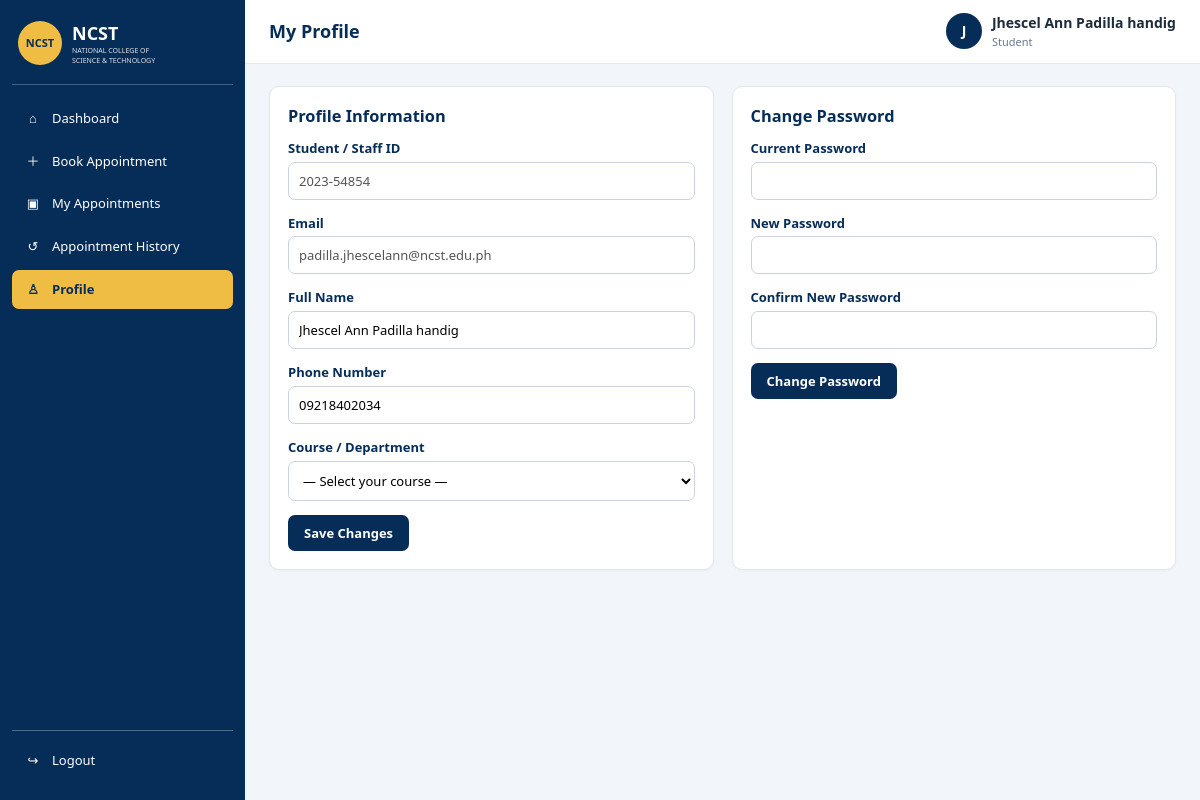
Screenshot of /profile.php (signed in) with the database file from the repository.
### tables this page shows
CREATE TABLE `users` (
  `id` int(255) NOT NULL,
  `student_id` varchar(10) NOT NULL,
  `full_name` varchar(100) NOT NULL,
  `email` varchar(150) NOT NULL,
  `phone` varchar(11) NOT NULL,
  `password` varchar(255) NOT NULL,
  `role` enum('student','supervisor','admin') NOT NULL DEFAULT 'student',
  `created_at` timestamp NOT NULL DEFAULT current_timestamp(),
  `status` enum('active','disabled') NOT NULL DEFAULT 'active',
  `course_id` int(11) DEFAULT NULL
);

### lib.php (called while the page is built, shortened)
<?php
require_once __DIR__ . "/auth.php";
function db_exec(mysqli $c, string $sql, string $types = '', array $p = []): mysqli_stmt
{
    $st = $c->prepare($sql);
    if ($types !== '') {
        $st->bind_param($types, ...$p);
    }
    $st->execute();
    return $st;
}
function db_rows(mysqli $c, string $sql, string $types = '', array $p = []): array
{
    $st = db_exec($c, $sql, $types, $p);
    $r = $st->get_result();
    $out = $r ? $r->fetch_all(MYSQLI_ASSOC) : [];
    return $out;
}
function db_row(mysqli $c, string $sql, string $types = '', array $p = []): ?array
{
    $r = db_rows($c, $sql, $types, $p);
    return $r[0] ?? null;
}

### auth.php (called while the page is built, shortened)
<?php
function e($value): string
{
    return htmlspecialchars((string)$value, ENT_QUOTES, 'UTF-8');
}

### profile.php (the view, shortened to what this page needs)
<?php
require_once __DIR__ . "/layout.php";
$uid = (int)$_SESSION['user_id'];
$isStudent = $_SESSION['role'] === 'student';
$u = db_row($conn, "SELECT * FROM users WHERE id = ?", 'i', [$uid]);
?>
<div class="two-col">
    <div class="card">
        <h3>Profile Information</h3>
        <form method="post" class="form-grid one">
            <label>Student / Staff ID <input type="text" value="<?php echo e($u['student_id']); ?>" disabled></label>
            <label>Email <input type="text" value="<?php echo e($u['email']); ?>" disabled></label>
            <label>Full Name <input type="text" name="full_name" value="<?php echo e($u['full_name']); ?>" required maxlength="100"></label>
            <label>Phone Number <input type="tel" name="phone" value="<?php echo e($u['phone']); ?>" maxlength="11" <?php echo $isStudent ? 'pattern="\d{11}" required' : ''; ?>></label>
            <?php if ($isStudent): ?>
            <label>Course / Department
                <select name="course_id"><option value="0">— Select your course —</option>
                </select></label>
            <?php endif; ?>
            <div><button class="btn btn-primary">Save Changes</button></div>
        </form>
    </div>
    <div class="card">
        <h3>Change Password</h3>
        <form method="post" class="form-grid one">
            <label>Current Password <input type="password" name="current_password" required></label>
            <label>New Password <input type="password" name="new_password" minlength="8" required></label>
            <label>Confirm New Password <input type="password" name="confirm_password" minlength="8" required></label>
            <div><button class="btn btn-primary">Change Password</button></div>
        </form>
    </div>
</div>

### app.css (style rules this page uses)
:root { --navy:#062d58;--navy2:#0b4a8a;--gold:#efbd43;--bg:#f2f5fa;--text:#1d2b3b;--muted:#6b7a8c;--line:#e2e8f0;--ok:#1e8e3e;--warn:#b7791f;--bad:#c53030;--card:#fff;--radius:10px }
* { box-sizing:border-box;margin:0;padding:0 }
body { font-family:'Segoe UI',Tahoma,Arial,sans-serif;background:var(--bg);color:var(--text);font-size:14px;line-height:1.45 }
h3 { margin-bottom:10px;color:var(--navy) }
.card { background:var(--card);border:1px solid var(--line);border-radius:var(--radius);padding:18px;margin-bottom:18px;box-shadow:0 1px 3px rgba(0,0,0,.04) }
.btn { display:inline-block;border:0;border-radius:7px;padding:9px 16px;font-size:13px;font-weight:600;cursor:pointer;text-decoration:none;font-family:inherit }
.btn-primary { background:var(--navy);color:#fff }
input,select,textarea { font-family:inherit;font-size:13px;border:1px solid #c9d3df;border-radius:7px;padding:9px 10px;background:#fff;width:100% }
label { font-weight:600;font-size:13px;color:var(--navy);display:block }
label input,label select,label textarea { margin-top:4px;font-weight:400 }
.form-grid { display:grid;grid-template-columns:1fr 1fr;gap:14px }
.form-grid.one { grid-template-columns:1fr }
.two-col { display:grid;grid-template-columns:1fr 1fr;gap:18px }

### rows the page displays
users: student "2023-54854", email "padilla.jhescelann@ncst.edu.ph", full_name "Jhescel Ann Padilla handig", phone "09218402034"

### other values shown
$icon "⌂"
$label "Dashboard"
$icon "＋"
$label "Book Appointment"
$icon "▣"
$label "My Appointments"
$icon "↺"
$label "Appointment History"
$icon "♙"
$label "Profile"
$title "My Profile"
mb_strtoupper(mb_substr($_SESSION['full_name'], 0, 1)) "J"
$_SESSION['full_name'] "Jhescel Ann Padilla handig"
$roleLabel "Student"
